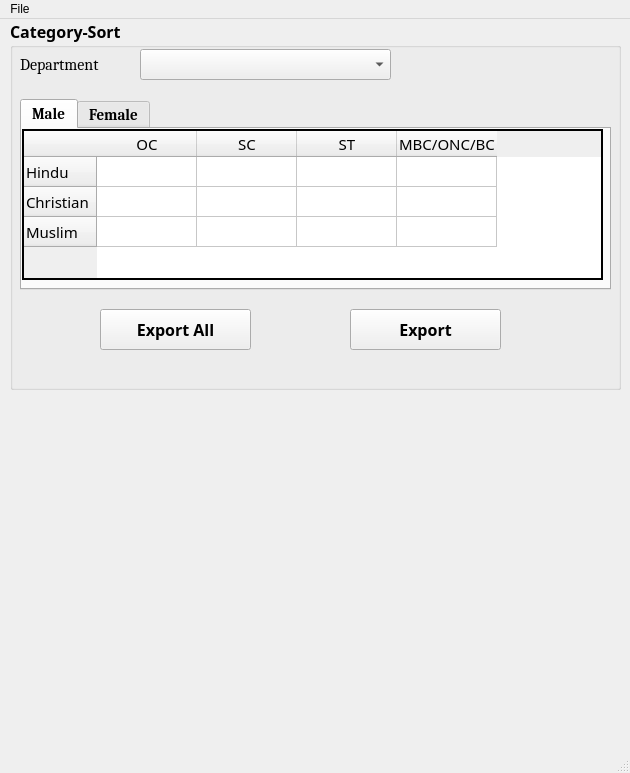
<?xml version="1.0" encoding="UTF-8"?>
<ui version="4.0">
 <class>MainWindow</class>
 <widget class="QMainWindow" name="MainWindow">
  <property name="geometry">
   <rect>
    <x>0</x>
    <y>0</y>
    <width>630</width>
    <height>773</height>
   </rect>
  </property>
  <property name="windowTitle">
   <string>Sorter</string>
  </property>
  <widget class="QWidget" name="centralwidget">
   <widget class="QGroupBox" name="categorysortbox">
    <property name="geometry">
     <rect>
      <x>10</x>
      <y>0</y>
      <width>611</width>
      <height>371</height>
     </rect>
    </property>
    <property name="font">
     <font>
      <family>Book Antiqua</family>
      <pointsize>12</pointsize>
      <weight>75</weight>
      <italic>false</italic>
      <bold>true</bold>
     </font>
    </property>
    <property name="styleSheet">
     <string notr="true">GroupBox {
	font: 75 11pt &quot;Book Antiqua&quot;;
}</string>
    </property>
    <property name="title">
     <string>Category-Sort</string>
    </property>
    <widget class="QComboBox" name="deptcomboBox">
     <property name="geometry">
      <rect>
       <x>130</x>
       <y>30</y>
       <width>251</width>
       <height>31</height>
      </rect>
     </property>
     <property name="font">
      <font>
       <family>Cambria</family>
       <pointsize>12</pointsize>
       <weight>50</weight>
       <italic>false</italic>
       <bold>false</bold>
      </font>
     </property>
    </widget>
    <widget class="QLabel" name="label">
     <property name="geometry">
      <rect>
       <x>10</x>
       <y>30</y>
       <width>141</width>
       <height>31</height>
      </rect>
     </property>
     <property name="font">
      <font>
       <family>Cambria</family>
       <pointsize>12</pointsize>
       <weight>50</weight>
       <bold>false</bold>
      </font>
     </property>
     <property name="text">
      <string>Department</string>
     </property>
    </widget>
    <widget class="QTabWidget" name="maleFemaleTab">
     <property name="geometry">
      <rect>
       <x>10</x>
       <y>80</y>
       <width>591</width>
       <height>191</height>
      </rect>
     </property>
     <property name="font">
      <font>
       <family>Cambria</family>
       <pointsize>11</pointsize>
      </font>
     </property>
     <property name="currentIndex">
      <number>0</number>
     </property>
     <widget class="QWidget" name="maleTab">
      <attribute name="title">
       <string>Male</string>
      </attribute>
      <widget class="QTableWidget" name="maleValueTable">
       <property name="geometry">
        <rect>
         <x>0</x>
         <y>0</y>
         <width>581</width>
         <height>151</height>
        </rect>
       </property>
       <property name="font">
        <font>
         <family>Book Antiqua</family>
         <pointsize>11</pointsize>
        </font>
       </property>
       <property name="styleSheet">
        <string notr="true">QTableWidget {
    border: 2px solid black;
}</string>
       </property>
       <row>
        <property name="text">
         <string>Hindu</string>
        </property>
       </row>
       <row>
        <property name="text">
         <string>Christian</string>
        </property>
       </row>
       <row>
        <property name="text">
         <string>Muslim</string>
        </property>
       </row>
       <column>
        <property name="text">
         <string>OC</string>
        </property>
       </column>
       <column>
        <property name="text">
         <string>SC</string>
        </property>
       </column>
       <column>
        <property name="text">
         <string>ST</string>
        </property>
       </column>
       <column>
        <property name="text">
         <string>MBC/ONC/BC</string>
        </property>
       </column>
       <item row="0" column="0">
        <property name="text">
         <string/>
        </property>
       </item>
       <item row="1" column="3">
        <property name="text">
         <string/>
        </property>
        <property name="font">
         <font>
          <family>Calibri</family>
          <pointsize>11</pointsize>
         </font>
        </property>
       </item>
      </widget>
     </widget>
     <widget class="QWidget" name="femaleTab">
      <attribute name="title">
       <string>Female</string>
      </attribute>
      <widget class="QTableWidget" name="femaleValueTable">
       <property name="geometry">
        <rect>
         <x>0</x>
         <y>0</y>
         <width>581</width>
         <height>151</height>
        </rect>
       </property>
       <property name="font">
        <font>
         <family>Book Antiqua</family>
         <pointsize>11</pointsize>
        </font>
       </property>
       <property name="styleSheet">
        <string notr="true">QTableWidget {
    border: 2px solid black;
}</string>
       </property>
       <row>
        <property name="text">
         <string>Hindu</string>
        </property>
       </row>
       <row>
        <property name="text">
         <string>Christian</string>
        </property>
       </row>
       <row>
        <property name="text">
         <string>Muslim</string>
        </property>
       </row>
       <column>
        <property name="text">
         <string>OC</string>
        </property>
       </column>
       <column>
        <property name="text">
         <string>SC</string>
        </property>
       </column>
       <column>
        <property name="text">
         <string>ST</string>
        </property>
       </column>
       <column>
        <property name="text">
         <string>MBC/ONC/BC</string>
        </property>
       </column>
       <item row="0" column="0">
        <property name="text">
         <string/>
        </property>
       </item>
       <item row="1" column="3">
        <property name="text">
         <string/>
        </property>
        <property name="font">
         <font>
          <family>Calibri</family>
          <pointsize>11</pointsize>
         </font>
        </property>
       </item>
      </widget>
     </widget>
    </widget>
    <widget class="QPushButton" name="categoryExportAll">
     <property name="geometry">
      <rect>
       <x>90</x>
       <y>290</y>
       <width>151</width>
       <height>41</height>
      </rect>
     </property>
     <property name="styleSheet">
      <string notr="true"/>
     </property>
     <property name="text">
      <string>Export All</string>
     </property>
    </widget>
    <widget class="QPushButton" name="categoryExport">
     <property name="geometry">
      <rect>
       <x>340</x>
       <y>290</y>
       <width>151</width>
       <height>41</height>
      </rect>
     </property>
     <property name="styleSheet">
      <string notr="true"/>
     </property>
     <property name="text">
      <string>Export</string>
     </property>
    </widget>
   </widget>
  </widget>
  <widget class="QMenuBar" name="menubar">
   <property name="geometry">
    <rect>
     <x>0</x>
     <y>0</y>
     <width>630</width>
     <height>26</height>
    </rect>
   </property>
   <widget class="QMenu" name="menuFile">
    <property name="title">
     <string>File</string>
    </property>
    <addaction name="fileLoad"/>
   </widget>
   <addaction name="menuFile"/>
  </widget>
  <widget class="QStatusBar" name="statusbar"/>
  <action name="fileLoad">
   <property name="text">
    <string>Load</string>
   </property>
  </action>
 </widget>
 <resources/>
 <connections/>
</ui>
